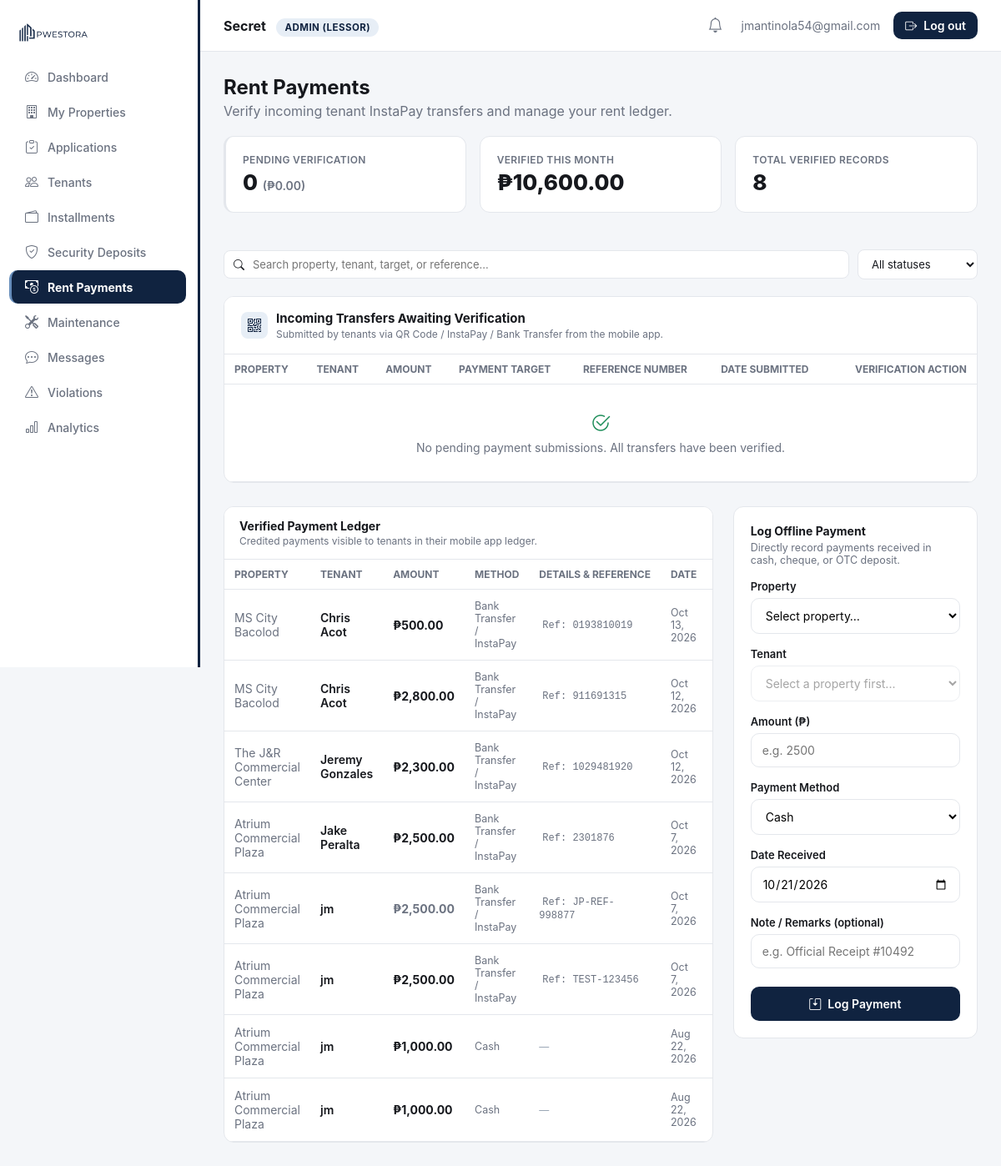
The app's page /dashboard.php?page=payments (signed in) with its own data.
### tables this page shows
CREATE TABLE `payments` (
  `id` int(11) NOT NULL,
  `tenant_id` int(11) NOT NULL,
  `lessor_id` int(11) NOT NULL,
  `amount` decimal(12,2) NOT NULL,
  `method` enum('cash','bank_transfer','gcash','check','other') NOT NULL DEFAULT 'cash',
  `note` varchar(255) DEFAULT NULL,
  `paid_at` date NOT NULL,
  `logged_by` int(11) DEFAULT NULL,
  `created_at` datetime NOT NULL DEFAULT current_timestamp()
);

CREATE TABLE `properties` (
  `id` int(11) NOT NULL,
  `lessor_id` int(11) NOT NULL,
  `name` varchar(150) NOT NULL,
  `type` varchar(60) NOT NULL,
  `address` varchar(255) DEFAULT NULL,
  `latitude` decimal(10,7) DEFAULT NULL,
  `longitude` decimal(10,7) DEFAULT NULL,
  `asking_rent` decimal(12,2) DEFAULT NULL,
  `status` enum('pending','verified','rejected') NOT NULL DEFAULT 'pending',
  `title_doc_path` varchar(255) DEFAULT NULL,
  `tax_dec_path` varchar(255) DEFAULT NULL,
  `photos_path` varchar(255) DEFAULT NULL,
  `created_at` datetime NOT NULL DEFAULT current_timestamp()
);

CREATE TABLE `tenants` (
  `id` int(11) NOT NULL,
  `lessor_id` int(11) NOT NULL,
  `property_id` int(11) NOT NULL,
  `application_id` int(11) DEFAULT NULL,
  `lessee_id` int(11) DEFAULT NULL,
  `tenant_name` varchar(150) NOT NULL,
  `business_name` varchar(150) DEFAULT NULL,
  `unit_label` varchar(100) DEFAULT NULL,
  `created_at` datetime NOT NULL DEFAULT current_timestamp()
);

### public_html/modules/payments.php (the view, shortened to what this page needs)
<?php
$lessorId = $user['id'];
$METHODS = [
    'cash'          => 'Cash',
    'bank_transfer' => 'Bank Transfer / InstaPay',
    'gcash'         => 'GCash',
    'check'         => 'Check',
    'other'         => 'Other',
];
function parse_payment_note(?string $note): array {
    $res = [
        'target' => 'Monthly Rent',
        'ref'    => '—',
        'raw'    => $note ?? '',
        'status' => 'recorded',
    ];
    if (!$note) return $res;
    if (str_starts_with($note, '[PENDING]')) {
        $res['status'] = 'pending';
    } elseif (str_starts_with($note, '[VERIFIED]')) {
        $res['status'] = 'verified';
    } elseif (str_starts_with($note, '[DECLINED')) {
        $res['status'] = 'declined';
    }
    if (preg_match('/Target:\s*([^|]+)/i', $note, $m)) {
        $res['target'] = trim($m[1]);
    }
    if (preg_match('/Ref:\s*([^|]+)/i', $note, $m)) {
        $res['ref'] = trim($m[1]);
    }
    return $res;
}
$searchSql = '';
$pendingParams = [$lessorId];
$historyParams = [$lessorId];
$pendingQuery = $pdo->prepare(
    "SELECT pay.*, t.tenant_name, p.name AS property_name
     FROM payments pay
     JOIN tenants t ON t.id = pay.tenant_id
     LEFT JOIN properties p ON p.id = t.property_id
     WHERE pay.lessor_id = ? AND (pay.logged_by IS NULL OR pay.note LIKE '[PENDING]%') AND (pay.note NOT LIKE '[DECLINED%')
     $searchSql
     ORDER BY pay.id DESC"
);
$pendingQuery->execute($pendingParams);
$pendingPayments = $pendingQuery->fetchAll();
$historyQuery = $pdo->prepare(
    "SELECT pay.*, t.tenant_name, p.name AS property_name
     FROM payments pay
     JOIN tenants t ON t.id = pay.tenant_id
     LEFT JOIN properties p ON p.id = t.property_id
     WHERE pay.lessor_id = ? AND (pay.logged_by IS NOT NULL OR pay.note LIKE '[DECLINED%')
     $searchSql
     ORDER BY pay.paid_at DESC, pay.id DESC LIMIT 100"
);
$historyQuery->execute($historyParams);
$historyPayments = $historyQuery->fetchAll();
$tenants = $pdo->prepare('SELECT id, tenant_name, property_id FROM tenants WHERE lessor_id = ? ORDER BY tenant_name');
$tenants->execute([$lessorId]);
$tenants = $tenants->fetchAll();
$pendingTotal = array_sum(array_column($pendingPayments, 'amount'));
$monthTotalStmt = $pdo->prepare(
    "SELECT COALESCE(SUM(amount), 0) FROM payments
     WHERE lessor_id = ? AND logged_by IS NOT NULL
     AND paid_at >= DATE_FORMAT(CURDATE(), '%Y-%m-01')"
);
$monthTotalStmt->execute([$lessorId]);
$monthTotal = (float) $monthTotalStmt->fetchColumn();
?>
<div style="display:flex; justify-content:space-between; align-items:flex-start; margin-bottom:20px; flex-wrap:wrap; gap:12px;">
  <div>
    <h2 style="margin:0 0 4px;">Rent Payments</h2>
    <p style="color:var(--ink-500); margin:0;">
      Verify incoming tenant InstaPay transfers and manage your rent ledger.
    </p>
  </div>
</div>
<div class="kpi-grid" style="margin-bottom:24px;">
  <div class="card" style="border-left: 3px solid <?= count($pendingPayments) > 0 ? 'var(--warning)' : 'var(--border)' ?>;">
    <div class="kpi-label">Pending Verification</div>
    <div class="kpi-value" style="color:<?= count($pendingPayments) > 0 ? 'var(--primary)' : 'inherit' ?>;">
      <?= count($pendingPayments) ?> <span style="font-size:14px; font-weight:600; color:var(--ink-500);">(₱<?= number_format($pendingTotal, 2) ?>)</span>
    </div>
  </div>
  <div class="card">
    <div class="kpi-label">Verified This Month</div>
    <div class="kpi-value">₱<?= number_format($monthTotal, 2) ?></div>
  </div>
  <div class="card">
    <div class="kpi-label">Total Verified Records</div>
    <div class="kpi-value"><?= count($historyPayments) ?></div>
  </div>
</div>
<div style="display:flex; gap:10px; flex-wrap:wrap; align-items:center; margin-bottom:20px;">
  <div style="flex:1; min-width:220px; position:relative;">
    <i class="bi bi-search" style="position:absolute; left:12px; top:50%; transform:translateY(-50%); color:var(--ink-400); font-size:13px;"></i>
    <input id="pay-search" type="search" placeholder="Search property, tenant, target, or reference..." autocomplete="off" style="width:100%; box-sizing:border-box; padding:8px 12px 8px 34px; border:1px solid var(--border); border-radius:8px; font:inherit; font-size:13px; background:#fff; color:var(--ink-900);">
  </div>
  <select id="pay-status-filter" style="padding:8px 12px; border:1px solid var(--border); border-radius:8px; font:inherit; font-size:13px; background:#fff; color:var(--ink-900); min-width:140px;">
    <option value="">All statuses</option>
  </select>
</div>
<div class="card" style="margin-bottom:28px; padding:0; overflow:hidden; border: 1px solid <?= count($pendingPayments) > 0 ? 'var(--tint)' : 'var(--border)' ?>;">
  <div style="padding:16px 20px; background:var(--surface); border-bottom:1px solid var(--border); display:flex; justify-content:space-between; align-items:center;">
    <div style="display:flex; align-items:center; gap:10px;">
      <div style="width:32px; height:32px; border-radius:8px; background:var(--accent-soft); color:var(--primary); display:flex; align-items:center; justify-content:center;">
        <i class="bi bi-qr-code"></i>
      </div>
      <div>
        <h3 style="margin:0; font-size:15px; font-weight:700;">Incoming Transfers Awaiting Verification</h3>
        <p style="margin:2px 0 0; font-size:12px; color:var(--ink-500);">
          Submitted by tenants via QR Code / InstaPay / Bank Transfer from the mobile app.
        </p>
      </div>
    </div>
  </div>
  <div class="table-scroll">
    <table>
      <thead>
        <tr>
          <th>Property</th>
          <th>Tenant</th>
          <th>Amount</th>
          <th>Payment Target</th>
          <th>Reference Number</th>
          <th>Date Submitted</th>
          <th style="text-align:right;">Verification Action</th>
        </tr>
      </thead>
      <tbody id="pending-table-body">
        <?php if (!$pendingPayments): ?>
          <tr>
            <td colspan="7" style="text-align:center; padding:32px 16px; color:var(--ink-500);">
              <i class="bi bi-check2-circle" style="font-size:24px; color:var(--success); display:block; margin-bottom:6px;"></i>
              No pending payment submissions. All transfers have been verified.
            </td>
          </tr>
        <?php else: foreach ($pendingPayments as $p):
          $parsed = parse_payment_note($p['note']);
          $searchBlob = strtolower(trim(implode(' ', array_filter([
              $p['property_name'] ?? '',
              $p['tenant_name'],
              $parsed['target'],
              $parsed['ref']
          ]))));
        ?>
          <tr class="pay-row" data-status="pending" data-search="<?= htmlspecialchars($searchBlob) ?>">
            <td style="color:var(--ink-500);"><?= htmlspecialchars($p['property_name'] ?? 'Unknown Property') ?></td>
            <td>
              <div style="font-weight:700; color:var(--ink-900);"><?= htmlspecialchars($p['tenant_name']) ?></div>
            </td>
            <td>
              <span style="font-size:15px; font-weight:800; color:var(--primary);">
                ₱<?= number_format($p['amount'], 2) ?>
              </span>
            </td>
            <td>
              <span class="badge" style="background:var(--accent-soft); color:var(--primary); font-size:11.5px;">
                <i class="bi bi-tag" style="margin-right:3px;"></i><?= htmlspecialchars($parsed['target']) ?>
              </span>
            </td>
            <td>
              <code style="font-family:ui-monospace,SFMono-Regular,Consolas,monospace; font-size:12.5px; font-weight:700; background:var(--bg); padding:4px 8px; border-radius:6px; border:1px solid var(--border); color:var(--primary);">
                <?= htmlspecialchars($parsed['ref']) ?>
              </code>
            </td>
            <td style="color:var(--ink-500); font-size:13px;">
              <?= (new DateTime($p['paid_at']))->format('M j, Y') ?>
            </td>
            <td style="text-align:right;">
              <div style="display:inline-flex; gap:8px; justify-content:flex-end;">
                <form method="POST" style="margin:0;">
                  <input type="hidden" name="csrf_token" value="<?= csrf_token() ?>">
                  <input type="hidden" name="action" value="approve_payment">
                  <input type="hidden" name="payment_id" value="<?= $p['id'] ?>">
                  <button type="submit" class="btn" style="padding:7px 14px; font-size:12.5px; background:var(--success); color:#fff; border-radius:8px;">
                    <i class="bi bi-check-circle-fill"></i> Confirm Received
                  </button>
                </form>
                <form method="POST" style="margin:0;" onsubmit="return confirm('Are you sure you want to decline this transfer?');">
                  <input type="hidden" name="csrf_token" value="<?= csrf_token() ?>">
                  <input type="hidden" name="action" value="decline_payment">
                  <input type="hidden" name="payment_id" value="<?= $p['id'] ?>">
                  <button type="submit" class="btn" style="padding:7px 12px; font-size:12.5px; background:var(--error-soft); color:var(--error); border-radius:8px;">
                    <i class="bi bi-x-circle"></i> Decline
                  </button>
                </form>
              </div>
            </td>
          </tr>
        <?php endforeach; endif; ?>
      </tbody>
    </table>
  </div>
</div>
<div style="display:grid; grid-template-columns: 2fr 1fr; gap:24px; align-items:start;">
  <div class="card" style="padding:0; overflow:hidden;">
    <div style="padding:14px 18px; background:var(--surface); border-bottom:1px solid var(--border);">
      <h3 style="margin:0; font-size:14px; font-weight:700;">Verified Payment Ledger</h3>
      <p style="margin:2px 0 0; font-size:12px; color:var(--ink-500);">
        Credited payments visible to tenants in their mobile app ledger.
      </p>
    </div>
    <div class="table-scroll">
      <table>
        <thead>
          <tr>
            <th>Property</th>
            <th>Tenant</th>
            <th>Amount</th>
            <th>Method</th>
            <th>Details & Reference</th>
            <th>Date</th>
            <th>Status</th>
          </tr>
        </thead>
        <tbody id="history-table-body">
          <?php if (!$historyPayments): ?>
            <tr>
              <td colspan="7" style="text-align:center; padding:24px; color:var(--ink-500);">
                No verified payments in the ledger yet.
              </td>
            </tr>
          <?php else: foreach ($historyPayments as $p):
            $parsed = parse_payment_note($p['note']);
            $isDeclined = $parsed['status'] === 'declined';
            $statusVal = $isDeclined ? 'declined' : ($p['logged_by'] !== null ? 'verified' : 'pending');
            $searchBlob = strtolower(trim(implode(' ', array_filter([
                $p['property_name'] ?? '',
                $p['tenant_name'],
                $parsed['target'],
                $parsed['ref'],
                $p['note']
            ]))));
          ?>
            <tr class="pay-row" data-status="<?= $statusVal ?>" data-search="<?= htmlspecialchars($searchBlob) ?>">
              <td style="color:var(--ink-500);"><?= htmlspecialchars($p['property_name'] ?? 'Unknown Property') ?></td>
              <td style="font-weight:600;"><?= htmlspecialchars($p['tenant_name']) ?></td>
              <td style="font-weight:700; color:<?= $isDeclined ? 'var(--ink-500)' : 'var(--ink-900)' ?>;">
                ₱<?= number_format($p['amount'], 2) ?>
              </td>
              <td style="color:var(--ink-500); font-size:12.5px;">
                <?= htmlspecialchars($METHODS[$p['method']] ?? $p['method']) ?>
              </td>
              <td>
                <div style="font-size:12px;">
                  <?php if ($parsed['ref'] !== '—'): ?>
                    <span style="color:var(--ink-500); font-family:monospace; margin-left:4px;">Ref: <?= htmlspecialchars($parsed['ref']) ?></span>
                  <?php elseif (!empty($p['note']) && !$isDeclined): ?>
                    <span style="color:var(--ink-500);"><?= htmlspecialchars($p['note']) ?></span>
                  <?php else: ?>
                    <span style="color:var(--ink-300);">—</span>
                  <?php endif; ?>
                </div>
              </td>
              <td style="color:var(--ink-500); font-size:12.5px;">
                <?= (new DateTime($p['paid_at']))->format('M j, Y') ?>
              </td>
              <td>
              </td>
            </tr>
          <?php endforeach; endif; ?>
        </tbody>
      </table>
    </div>
  </div>
  <div class="card">
    <p style="font-weight:700; font-size:14px; margin:0 0 4px;">Log Offline Payment</p>
    <p style="font-size:12.5px; color:var(--ink-500); margin:0 0 16px;">
      Directly record payments received in cash, cheque, or OTC deposit.
    </p>
    <?php if (!$tenants): ?>
      <p style="font-size:13px; color:var(--ink-500);">You don't have any active tenants yet.</p>
    <?php else: ?>
      <form method="POST">
        <div class="field">
          <label>Property</label>
          <select id="payment_property_select" name="property_id" required>
            <option value="">Select property…</option>
          </select>
        </div>
        <div class="field">
          <label>Tenant</label>
          <select id="payment_tenant_select" name="tenant_id" required disabled>
            <option value="">Select a property first…</option>
          </select>
        </div>
        <div class="field">
          <label>Amount (₱)</label>
          <input type="number" name="amount" min="1" step="0.01" placeholder="e.g. 2500" required>
        </div>
        <div class="field">
          <label>Payment Method</label>
          <select name="method" required>
            <?php foreach ($METHODS as $key => $label): ?>
              <option value="<?= $key ?>"><?= $label ?></option>
            <?php endforeach; ?>
          </select>
        </div>
        <div class="field">
          <label>Date Received</label>
          <input type="date" name="paid_at" value="<?= date('Y-m-d') ?>" required>
        </div>
        <div class="field">
          <label>Note / Remarks (optional)</label>
          <input type="text" name="note" placeholder="e.g. Official Receipt #10492">
        </div>
        <button class="btn btn-primary" type="submit" style="margin-top:6px; width:100%;">
          <i class="bi bi-save2"></i> Log Payment
        </button>
      </form>
    <?php endif; ?>
  </div>
</div>

### records on screen
payments: properties.name "MS City Bacolod", tenant.tenant_name "Chris Acot", amount "500.00", method "Bank Transfer / InstaPay", note "0193810019", paid_at "Oct 13, 2026"
payments: properties.name "MS City Bacolod", tenant.tenant_name "Chris Acot", amount "2,800.00", method "Bank Transfer / InstaPay", note "911691315", paid_at "Oct 12, 2026"
payments: properties.name "The J&R Commercial Center", tenant.tenant_name "Jeremy Gonzales", amount "2,300.00", method "Bank Transfer / InstaPay", note "1029481920", paid_at "Oct 12, 2026"
payments: properties.name "Atrium Commercial Plaza", tenant.tenant_name "Jake Peralta", amount "2,500.00", method "Bank Transfer / InstaPay", note "2301876", paid_at "Oct 7, 2026"
payments: properties.name "Atrium Commercial Plaza", tenant.tenant_name "jm", amount "2,500.00", method "Bank Transfer / InstaPay", note "JP-REF-998877", paid_at "Oct 7, 2026"
payments: properties.name "Atrium Commercial Plaza", tenant.tenant_name "jm", amount "2,500.00", method "Bank Transfer / InstaPay", note "TEST-123456", paid_at "Oct 7, 2026"
payments: properties.name "Atrium Commercial Plaza", tenant.tenant_name "jm", amount "1,000.00", method "Cash", paid_at "Aug 22, 2026"
payments: properties.name "Atrium Commercial Plaza", tenant.tenant_name "jm", amount "1,000.00", method "Cash", paid_at "Aug 22, 2026"

### other values on screen
$item['label'] "Dashboard"
$item['label'] "My Properties"
$item['label'] "Applications"
$item['label'] "Tenants"
$item['label'] "Installments"
$item['label'] "Security Deposits"
$item['label'] "Rent Payments"
$item['label'] "Maintenance"
$item['label'] "Messages"
$item['label'] "Violations"
$item['label'] "Analytics"
$user['company'] ?: $user['name'] "Secret"
$roleLabel "ADMIN (LESSOR)"
$user['email'] "jmantinola54@gmail.com"
count($pendingPayments) "0"
